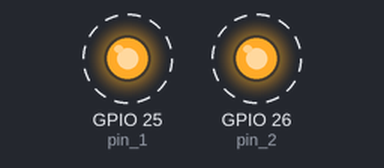
The sketch below on a simulated ESP32. On the bench: output pins drawn as LEDs (lit = HIGH). Dashed ring = blinking.

Above: at 0.2 s.
Timing chart, 0 to 3.0 s (numbered marks = the images above):
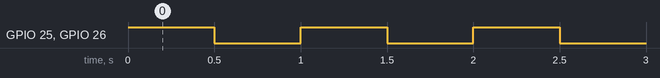

The sketch:

EXP002_LEDblink.ino
```cpp
//pin setup
#define pin_1 25
#define pin_2 26

void setup() {
  pinMode(pin_1,OUTPUT);
  pinMode(pin_2,OUTPUT);

}

void loop() {
  digitalWrite(pin_1,HIGH);
  digitalWrite(pin_2,HIGH);
  delay(500);
  digitalWrite(pin_1,LOW);
  digitalWrite(pin_2,LOW);
  delay(500);

}
```

Measured:
- by itself, GPIO 25 (pin_1), GPIO 26 (pin_2): alternates HIGH for 0.50 s and LOW for 0.50 s
